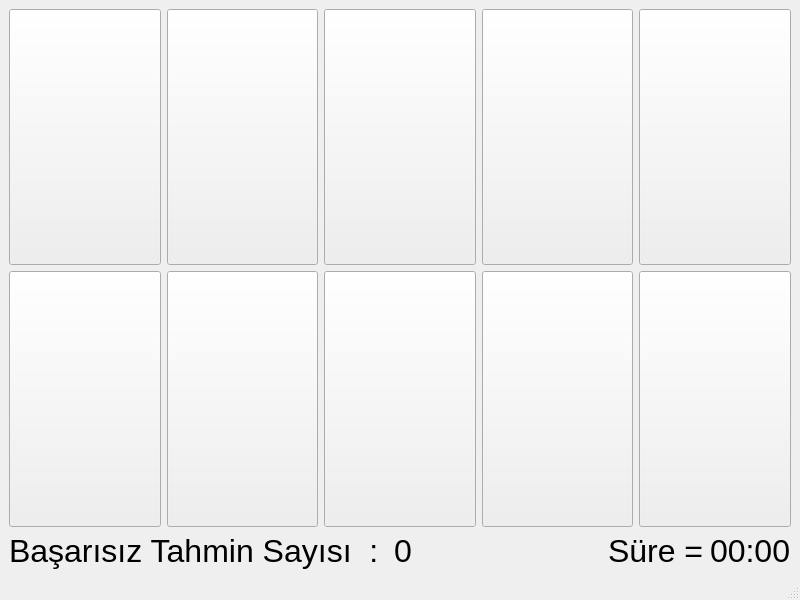
<?xml version="1.0" encoding="UTF-8"?>
<ui version="4.0">
 <class>MainWindow</class>
 <widget class="QMainWindow" name="MainWindow">
  <property name="geometry">
   <rect>
    <x>0</x>
    <y>0</y>
    <width>800</width>
    <height>600</height>
   </rect>
  </property>
  <property name="windowTitle">
   <string>MainWindow</string>
  </property>
  <widget class="QWidget" name="centralwidget">
   <property name="cursor">
    <cursorShape>ArrowCursor</cursorShape>
   </property>
   <property name="layoutDirection">
    <enum>Qt::LayoutDirection::LeftToRight</enum>
   </property>
   <layout class="QVBoxLayout" name="verticalLayout">
    <item>
     <layout class="QGridLayout" name="gridLayout">
      <item row="0" column="4">
       <widget class="QPushButton" name="pushButton_6">
        <property name="sizePolicy">
         <sizepolicy hsizetype="Expanding" vsizetype="Expanding">
          <horstretch>0</horstretch>
          <verstretch>0</verstretch>
         </sizepolicy>
        </property>
        <property name="minimumSize">
         <size>
          <width>50</width>
          <height>50</height>
         </size>
        </property>
        <property name="sizeIncrement">
         <size>
          <width>64</width>
          <height>60</height>
         </size>
        </property>
        <property name="styleSheet">
         <string notr="true">border-image: url(:/img/images/arka.png);</string>
        </property>
        <property name="text">
         <string/>
        </property>
       </widget>
      </item>
      <item row="0" column="1">
       <widget class="QPushButton" name="pushButton_3">
        <property name="sizePolicy">
         <sizepolicy hsizetype="Expanding" vsizetype="Expanding">
          <horstretch>0</horstretch>
          <verstretch>0</verstretch>
         </sizepolicy>
        </property>
        <property name="minimumSize">
         <size>
          <width>50</width>
          <height>50</height>
         </size>
        </property>
        <property name="sizeIncrement">
         <size>
          <width>64</width>
          <height>60</height>
         </size>
        </property>
        <property name="styleSheet">
         <string notr="true">border-image: url(:/img/images/arka.png);</string>
        </property>
        <property name="text">
         <string/>
        </property>
       </widget>
      </item>
      <item row="1" column="4">
       <widget class="QPushButton" name="pushButton_10">
        <property name="sizePolicy">
         <sizepolicy hsizetype="Expanding" vsizetype="Expanding">
          <horstretch>0</horstretch>
          <verstretch>0</verstretch>
         </sizepolicy>
        </property>
        <property name="minimumSize">
         <size>
          <width>50</width>
          <height>50</height>
         </size>
        </property>
        <property name="sizeIncrement">
         <size>
          <width>64</width>
          <height>60</height>
         </size>
        </property>
        <property name="styleSheet">
         <string notr="true">border-image: url(:/img/images/arka.png);</string>
        </property>
        <property name="text">
         <string/>
        </property>
       </widget>
      </item>
      <item row="1" column="0">
       <widget class="QPushButton" name="pushButton_2">
        <property name="sizePolicy">
         <sizepolicy hsizetype="Expanding" vsizetype="Expanding">
          <horstretch>0</horstretch>
          <verstretch>0</verstretch>
         </sizepolicy>
        </property>
        <property name="minimumSize">
         <size>
          <width>50</width>
          <height>50</height>
         </size>
        </property>
        <property name="sizeIncrement">
         <size>
          <width>64</width>
          <height>60</height>
         </size>
        </property>
        <property name="styleSheet">
         <string notr="true">border-image: url(:/img/images/arka.png);</string>
        </property>
        <property name="text">
         <string/>
        </property>
       </widget>
      </item>
      <item row="1" column="3">
       <widget class="QPushButton" name="pushButton_9">
        <property name="sizePolicy">
         <sizepolicy hsizetype="Expanding" vsizetype="Expanding">
          <horstretch>0</horstretch>
          <verstretch>0</verstretch>
         </sizepolicy>
        </property>
        <property name="minimumSize">
         <size>
          <width>50</width>
          <height>50</height>
         </size>
        </property>
        <property name="sizeIncrement">
         <size>
          <width>64</width>
          <height>60</height>
         </size>
        </property>
        <property name="styleSheet">
         <string notr="true">border-image: url(:/img/images/arka.png);</string>
        </property>
        <property name="text">
         <string/>
        </property>
       </widget>
      </item>
      <item row="0" column="3">
       <widget class="QPushButton" name="pushButton_5">
        <property name="sizePolicy">
         <sizepolicy hsizetype="Expanding" vsizetype="Expanding">
          <horstretch>0</horstretch>
          <verstretch>0</verstretch>
         </sizepolicy>
        </property>
        <property name="minimumSize">
         <size>
          <width>50</width>
          <height>50</height>
         </size>
        </property>
        <property name="sizeIncrement">
         <size>
          <width>64</width>
          <height>60</height>
         </size>
        </property>
        <property name="styleSheet">
         <string notr="true">border-image: url(:/img/images/arka.png);</string>
        </property>
        <property name="text">
         <string/>
        </property>
       </widget>
      </item>
      <item row="1" column="1">
       <widget class="QPushButton" name="pushButton_7">
        <property name="sizePolicy">
         <sizepolicy hsizetype="Expanding" vsizetype="Expanding">
          <horstretch>0</horstretch>
          <verstretch>0</verstretch>
         </sizepolicy>
        </property>
        <property name="minimumSize">
         <size>
          <width>50</width>
          <height>50</height>
         </size>
        </property>
        <property name="sizeIncrement">
         <size>
          <width>64</width>
          <height>60</height>
         </size>
        </property>
        <property name="styleSheet">
         <string notr="true">border-image: url(:/img/images/arka.png);</string>
        </property>
        <property name="text">
         <string/>
        </property>
       </widget>
      </item>
      <item row="0" column="2">
       <widget class="QPushButton" name="pushButton_4">
        <property name="sizePolicy">
         <sizepolicy hsizetype="Expanding" vsizetype="Expanding">
          <horstretch>0</horstretch>
          <verstretch>0</verstretch>
         </sizepolicy>
        </property>
        <property name="minimumSize">
         <size>
          <width>50</width>
          <height>50</height>
         </size>
        </property>
        <property name="sizeIncrement">
         <size>
          <width>64</width>
          <height>60</height>
         </size>
        </property>
        <property name="styleSheet">
         <string notr="true">border-image: url(:/img/images/arka.png);</string>
        </property>
        <property name="text">
         <string/>
        </property>
       </widget>
      </item>
      <item row="0" column="0">
       <widget class="QPushButton" name="pushButton">
        <property name="enabled">
         <bool>true</bool>
        </property>
        <property name="sizePolicy">
         <sizepolicy hsizetype="Expanding" vsizetype="Expanding">
          <horstretch>0</horstretch>
          <verstretch>0</verstretch>
         </sizepolicy>
        </property>
        <property name="minimumSize">
         <size>
          <width>50</width>
          <height>50</height>
         </size>
        </property>
        <property name="sizeIncrement">
         <size>
          <width>64</width>
          <height>60</height>
         </size>
        </property>
        <property name="cursor">
         <cursorShape>ArrowCursor</cursorShape>
        </property>
        <property name="styleSheet">
         <string notr="true">border-image: url(:/img/images/arka.png);</string>
        </property>
        <property name="text">
         <string/>
        </property>
       </widget>
      </item>
      <item row="1" column="2">
       <widget class="QPushButton" name="pushButton_8">
        <property name="sizePolicy">
         <sizepolicy hsizetype="Expanding" vsizetype="Expanding">
          <horstretch>0</horstretch>
          <verstretch>0</verstretch>
         </sizepolicy>
        </property>
        <property name="minimumSize">
         <size>
          <width>50</width>
          <height>50</height>
         </size>
        </property>
        <property name="sizeIncrement">
         <size>
          <width>64</width>
          <height>60</height>
         </size>
        </property>
        <property name="styleSheet">
         <string notr="true">border-image: url(:/img/images/arka.png);</string>
        </property>
        <property name="text">
         <string/>
        </property>
       </widget>
      </item>
     </layout>
    </item>
    <item>
     <layout class="QHBoxLayout" name="horizontalLayout" stretch="0,1,0,0">
      <item>
       <widget class="QLabel" name="label_metin">
        <property name="font">
         <font>
          <pointsize>24</pointsize>
         </font>
        </property>
        <property name="text">
         <string>Başarısız Tahmin Sayısı  : </string>
        </property>
        <property name="textFormat">
         <enum>Qt::TextFormat::AutoText</enum>
        </property>
       </widget>
      </item>
      <item>
       <widget class="QLabel" name="label_sayac">
        <property name="font">
         <font>
          <pointsize>24</pointsize>
         </font>
        </property>
        <property name="text">
         <string>0</string>
        </property>
       </widget>
      </item>
      <item>
       <widget class="QLabel" name="label_metin_2">
        <property name="font">
         <font>
          <pointsize>24</pointsize>
         </font>
        </property>
        <property name="text">
         <string>Süre =</string>
        </property>
       </widget>
      </item>
      <item>
       <widget class="QLabel" name="label_sure_sayac">
        <property name="font">
         <font>
          <pointsize>24</pointsize>
         </font>
        </property>
        <property name="text">
         <string>00:00</string>
        </property>
       </widget>
      </item>
     </layout>
    </item>
   </layout>
  </widget>
  <widget class="QMenuBar" name="menubar">
   <property name="geometry">
    <rect>
     <x>0</x>
     <y>0</y>
     <width>800</width>
     <height>21</height>
    </rect>
   </property>
  </widget>
  <widget class="QStatusBar" name="statusbar"/>
 </widget>
 <resources/>
 <connections/>
</ui>
